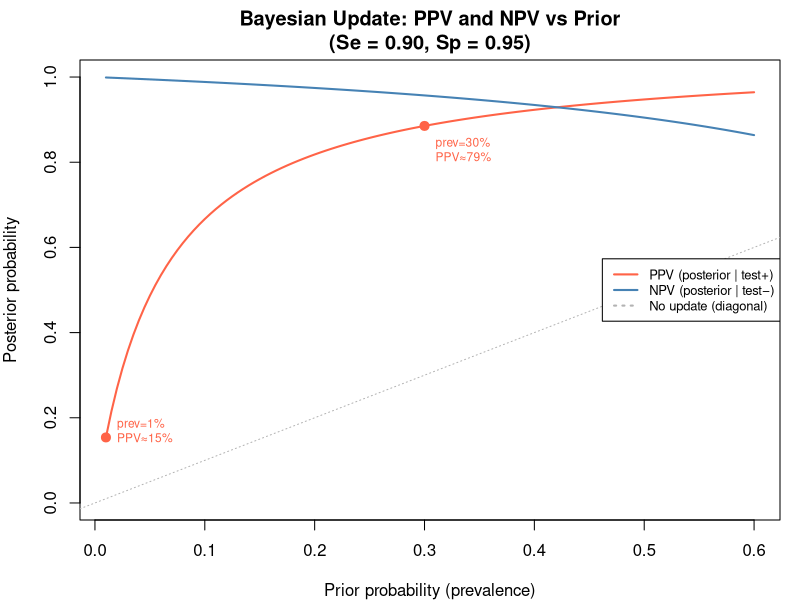
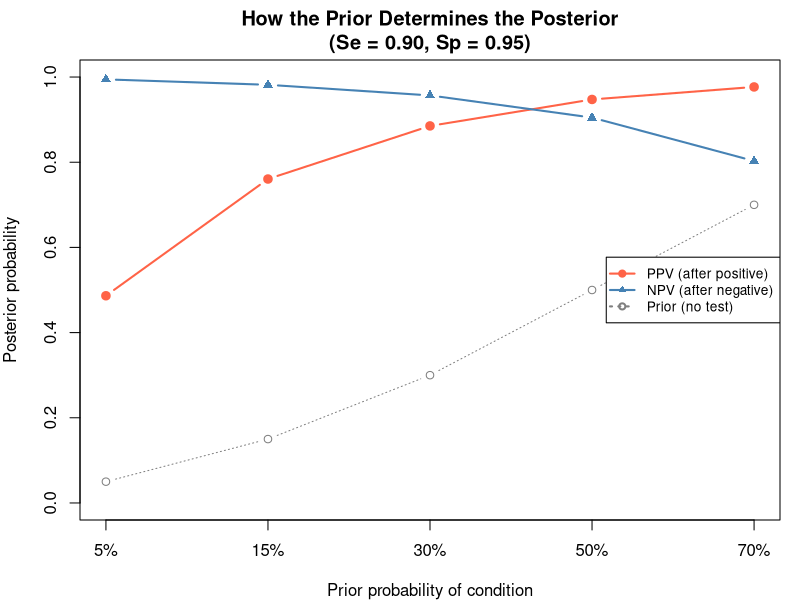

Recreate these plots in R, in order.
## ---- chunk 1
#| echo: FALSE
#| fig.width: 6.5
#| fig.height: 4.0
#| fig.dpi: 100

prev <- seq(0.01, 0.60, by = 0.005)
se   <- 0.90
sp   <- 0.95

ppv <- (se * prev) / (se * prev + (1 - sp) * (1 - prev))
npv <- (sp * (1 - prev)) / (sp * (1 - prev) + (1 - se) * prev)

par(mar = c(4, 4, 3, 1))
plot(prev, ppv, type = "l", lwd = 2, col = "tomato",
     xlab = "Prior probability (prevalence)",
     ylab = "Posterior probability",
     main = "Bayesian Update: PPV and NPV vs Prior\n(Se = 0.90, Sp = 0.95)",
     ylim = c(0, 1))
lines(prev, npv, lwd = 2, col = "steelblue")
abline(0, 1, lty = 3, col = "gray70")

# Annotate example points
points(0.01, ppv[which.min(abs(prev - 0.01))], pch = 19, col = "tomato", cex = 1.2)
points(0.30, ppv[which.min(abs(prev - 0.30))], pch = 19, col = "tomato", cex = 1.2)
text(0.02, 0.17, "prev=1%\nPPV≈15%", col = "tomato", cex = 0.72, adj = 0)
text(0.31, 0.83, "prev=30%\nPPV≈79%", col = "tomato", cex = 0.72, adj = 0)

legend("right",
       legend = c("PPV (posterior | test+)",
                  "NPV (posterior | test−)",
                  "No update (diagonal)"),
       col = c("tomato", "steelblue", "gray70"),
       lty = c(1, 1, 3), lwd = 2, cex = 0.78)
## ---- chunk 2
#| echo: FALSE
#| fig.width: 6.5
#| fig.height: 4.0
#| fig.dpi: 100

se <- 0.90; sp <- 0.95
priors <- c(0.05, 0.15, 0.30, 0.50, 0.70)

ppv_pts <- (se * priors) / (se * priors + (1 - sp) * (1 - priors))
npv_pts <- (sp * (1 - priors)) / (sp * (1 - priors) + (1 - se) * priors)

x_pos <- seq_along(priors)
par(mar = c(4, 4, 3, 1))
plot(x_pos, ppv_pts, type = "b", pch = 19, col = "tomato", lwd = 2,
     ylim = c(0, 1), xaxt = "n",
     xlab = "Prior probability of condition",
     ylab = "Posterior probability",
     main = "How the Prior Determines the Posterior\n(Se = 0.90, Sp = 0.95)")
lines(x_pos, npv_pts, type = "b", pch = 17, col = "steelblue", lwd = 2)
lines(x_pos, priors,  type = "b", pch = 1,  col = "gray50",    lwd = 1, lty = 3)
axis(1, at = x_pos, labels = paste0(priors * 100, "%"))
legend("right",
       legend = c("PPV (after positive)", "NPV (after negative)", "Prior (no test)"),
       col = c("tomato", "steelblue", "gray50"),
       lty = c(1, 1, 3), pch = c(19, 17, 1), lwd = 2, cex = 0.82)
